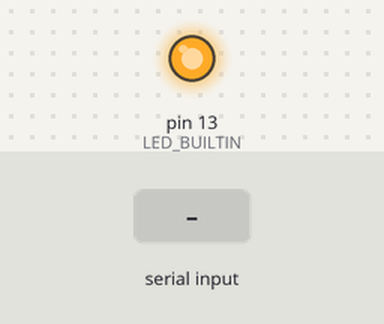
Simulated run of this sketch. Board: Arduino Uno, built with avr-gcc and run on an emulated ATmega328P. Parts: output pins drawn as LEDs (lit = HIGH). Inputs (shaded band) come from the test bench.

Above: at 1.2 s.
1.3 s: "S" received over Serial
At 3.1 s:
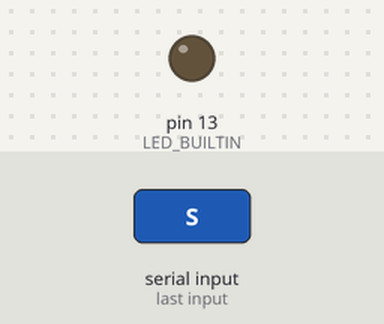
4.3 s: "I90\n" received over Serial
6.8 s: "+" received over Serial
At 8.4 s:
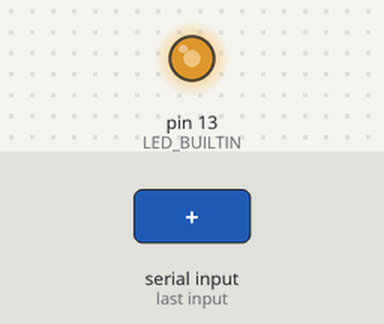
Timing chart, 0 to 9.9 s (numbered marks = the images above; inputs shaded):
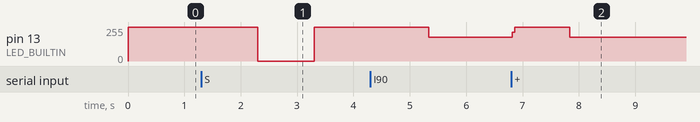

Measured:
- after the input at 1.3 s, pin 13 (LED_BUILTIN): 255/255 → 0/255 after 1.0 s, → 255/255 1.0 s later
- after the input at 6.8 s, pin 13 (LED_BUILTIN): 177/255 → 255/255 at once, → 177/255 1.0 s later

The sketch:

blinkserial.ino
```cpp
bool blinking = false;
bool countdown = false;
float interval = 1000;
int until_shutdown = 0;
String command;


void setup() {
  pinMode(LED_BUILTIN, OUTPUT);
  Serial.begin(115200);
}

void loop() {
  if (Serial.available()) {
    command = Serial.readString();
    if (command == "S") {
      blinking = true;
    }
    else if (command == "+") {
      interval /= 2;
    }
    else if (command == "-") {
      interval *= 2;
    }
    else if (command.startsWith("I")) {
      command = command.substring(2);
      interval = command.toFloat();
    }
    else if (command.startsWith("R")) {
      command = command.substring(2);
      countdown = true;
      until_shutdown = command.toInt();
    }
    command = "";
  }

  if (countdown) {
    if (until_shutdown == 0) {
      countdown = false;
      blinking = false;
    }
    until_shutdown--;
  }

  if (blinking) {
    tick();
  }
  else {
    digitalWrite(LED_BUILTIN, HIGH);
  }

}

void tick() {
  digitalWrite(LED_BUILTIN, LOW);
  delay(interval);
  digitalWrite(LED_BUILTIN, HIGH);
  delay(interval);
}
```
